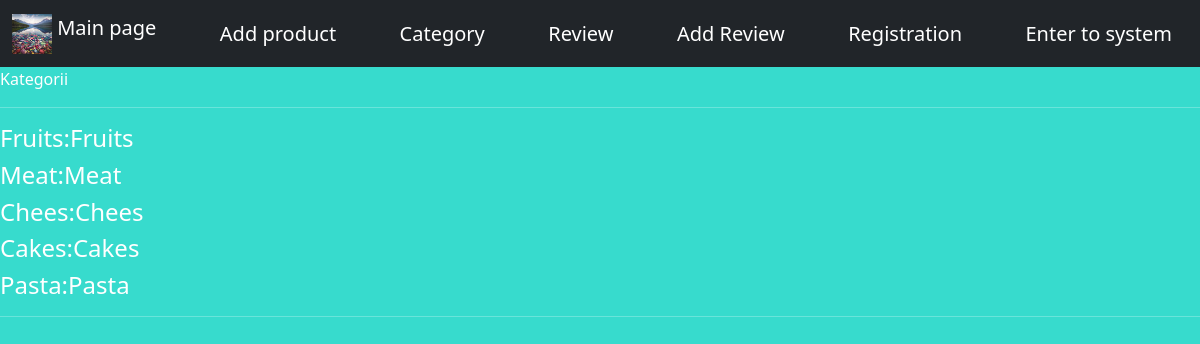
The page /category on the database its author committed.
### coles_shop/models.py (models this page shows, shortened)
class Category(models.Model):
    name = models.CharField(max_length=255)

### coles_shop/views.py (the view)
# urls.py: path('category', views.category_list),
def category_list(request):
    categories = Category.objects.all()
    data = {
        'categories': categories,
    }
    return render(request, 'category.html', context=data)

### templates/category.html
{% extends 'layout.html' %}
{% block content %}
    <h1> Kategorii </h1>
    <hr>
    {% for category in categories %}
        <h4>{{ category.name }}:{{ category.name }} </h4>
    {% endfor %}
    <hr>
{% endblock %}

### coles_shop/static/CSS/style.css (style rules this page uses)
body { background: #37dbcd; color: white; }

### rows shown on the page
Category: name "Fruits"
Category: name "Meat"
Category: name "Chees"
Category: name "Cakes"
Category: name "Pasta"
